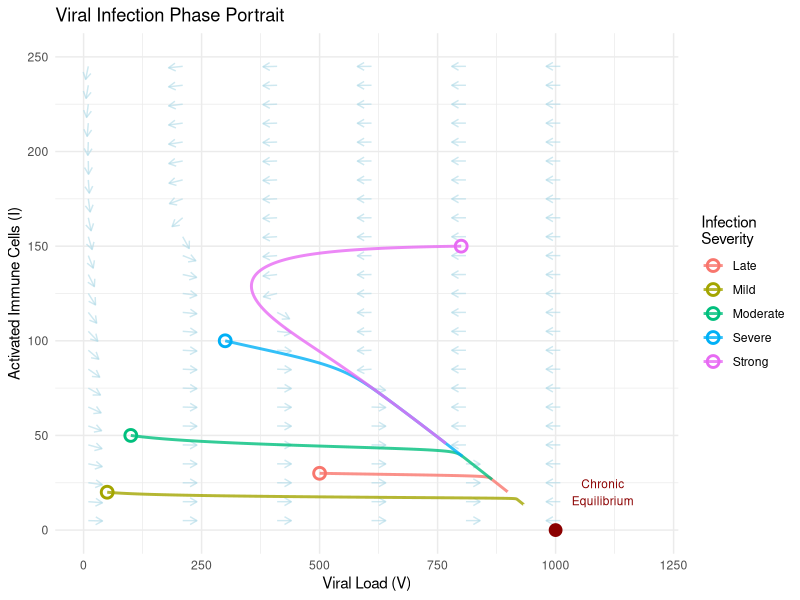
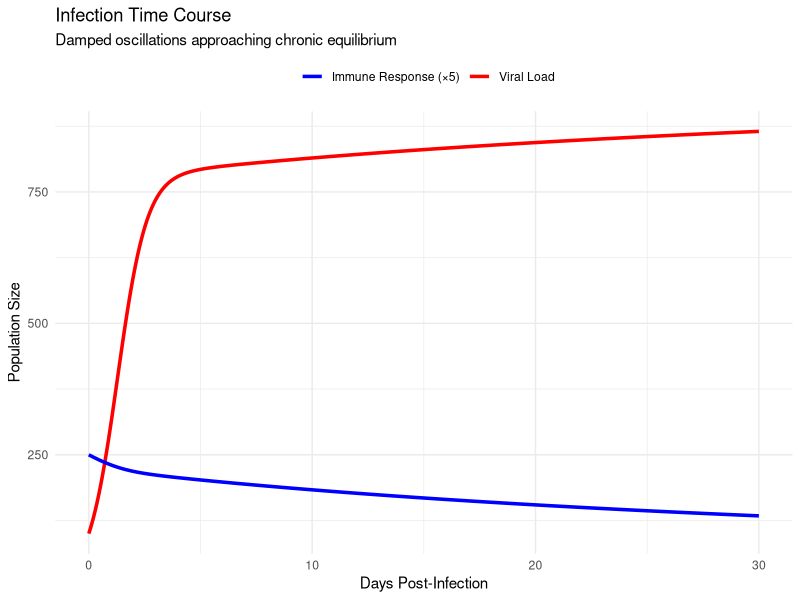
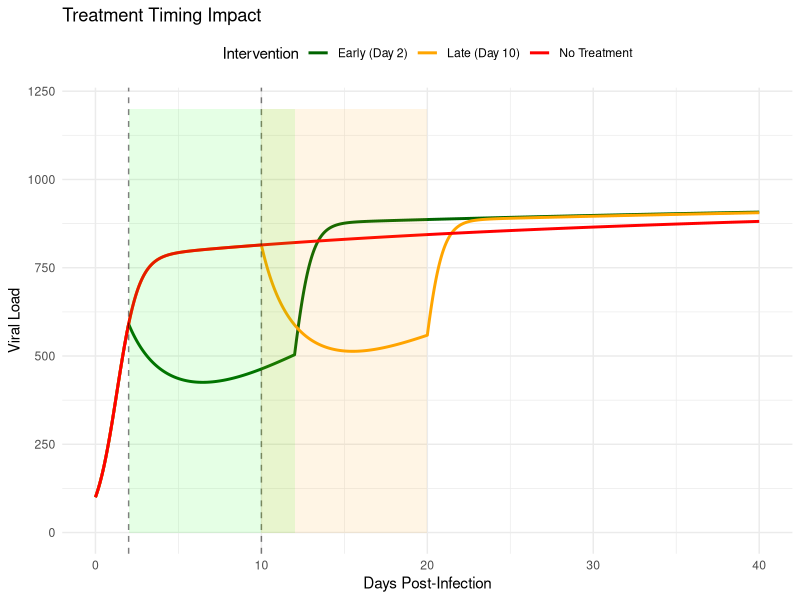
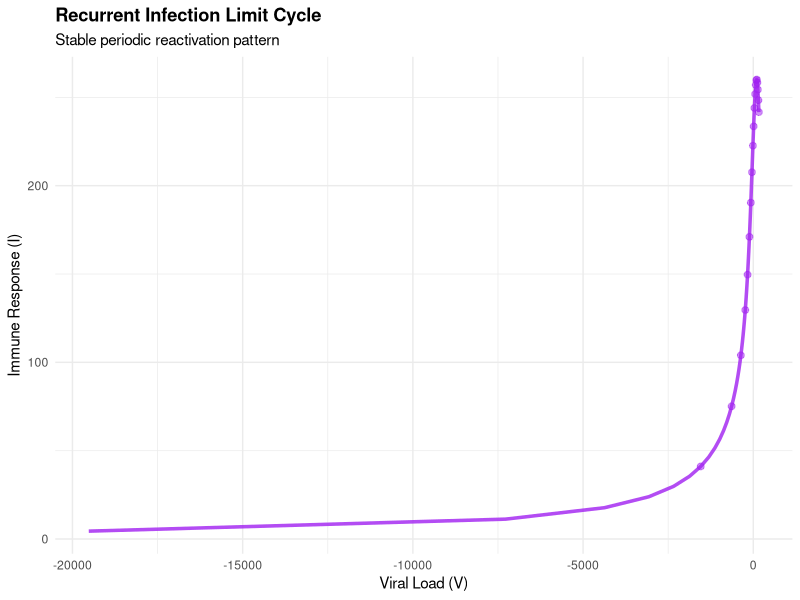
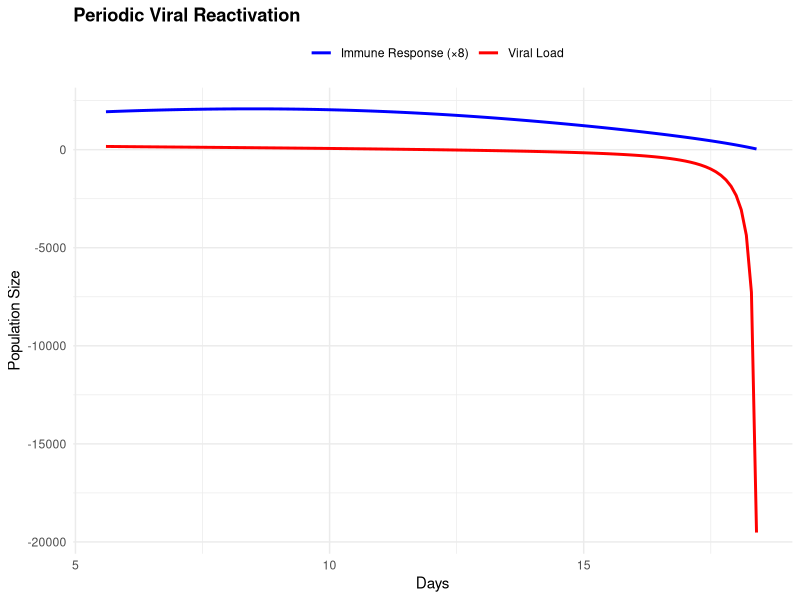
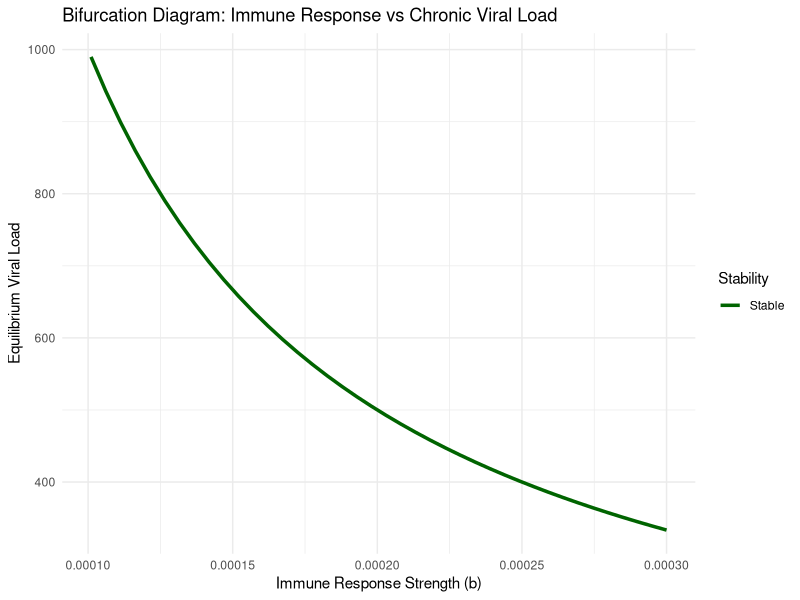

Write the R code that produced these figures, in order.
## ---- chunk 1
library(ggplot2)
library(deSolve)
library(dplyr)

# Define viral infection model
viral_model <- function(t, state, parameters) {
  with(as.list(c(state, parameters)), {
    dV <- r*V*(1 - V/K) - a*V*I
    dI <- b*V*I - d*I
    list(c(dV, dI))
  })
}

# Parameters for chronic infection scenario
params <- list(r = 2, K = 1000, a = 0.01, b = 0.0001, d = 0.1)

# Calculate fixed points
fp_clearance <- c(V = 0, I = 0)
V_chronic <- params$d / params$b
I_chronic <- (params$r / params$a) * (1 - V_chronic / params$K)
fp_chronic <- c(V = V_chronic, I = I_chronic)

# Jacobian analysis at chronic equilibrium
J_chronic <- matrix(c(
  -params$r * V_chronic / params$K,
  -params$a * V_chronic,
  params$b * I_chronic,
  0
), nrow = 2, byrow = TRUE)

eigen_chronic <- eigen(J_chronic)
cat("Chronic Infection Fixed Point:\n")
cat("Viral Load:", round(V_chronic, 2), "\n")
cat("Immune Response:", round(I_chronic, 2), "\n")
cat("Eigenvalues:", eigen_chronic$values, "\n")
cat("Type: Stable Spiral\n\n")
## ---- chunk 2
# Create vector field
V_range <- seq(10, 1200, by = 50)
I_range <- seq(5, 250, by = 10)

vector_field <- expand.grid(V = V_range, I = I_range)

vector_field$dV <- with(vector_field, 
  params$r*V*(1 - V/params$K) - params$a*V*I)
vector_field$dI <- with(vector_field, 
  params$b*V*I - params$d*I)

# Normalize for visualization
vector_field$magnitude <- sqrt(vector_field$dV^2 + vector_field$dI^2)
vector_field$dV_norm <- vector_field$dV / vector_field$magnitude * 30
vector_field$dI_norm <- vector_field$dI / vector_field$magnitude * 7

# Generate infection trajectories from different initial conditions
simulate_infection <- function(V0, I0, t_max = 30) {
  times <- seq(0, t_max, by = 0.01)
  initial <- c(V = V0, I = I0)
  solution <- ode(y = initial, times = times, 
                  func = viral_model, parms = params)
  return(as.data.frame(solution))
}

# Different infection scenarios
initial_conditions <- data.frame(
  V0 = c(50, 100, 300, 500, 800),
  I0 = c(20, 50, 100, 30, 150),
  scenario = c("Mild", "Moderate", "Severe", "Late", "Strong")
)

all_trajectories <- data.frame()
for (i in 1:nrow(initial_conditions)) {
  traj <- simulate_infection(initial_conditions$V0[i], 
                             initial_conditions$I0[i])
  traj$scenario <- initial_conditions$scenario[i]
  all_trajectories <- rbind(all_trajectories, traj)
}

# Create phase portrait
phase_plot <- ggplot() +
  geom_segment(data = vector_field[seq(1, nrow(vector_field), by = 4),],
               aes(x = V, y = I, xend = V + dV_norm, yend = I + dI_norm),
               arrow = arrow(length = unit(0.015, "npc")),
               color = "lightblue", alpha = 0.6) +
  geom_path(data = all_trajectories,
            aes(x = V, y = I, group = scenario, color = scenario),
            size = 1, alpha = 0.8) +
  geom_point(aes(x = fp_chronic[1], y = fp_chronic[2]),
             color = "darkred", size = 4, shape = 19) +
  geom_point(data = initial_conditions,
             aes(x = V0, y = I0, color = scenario),
             size = 3, shape = 1, stroke = 1.5) +
  annotate("text", x = fp_chronic[1] + 100, y = fp_chronic[2] + 20,
           label = "Chronic\nEquilibrium", color = "darkred", size = 3) +
  labs(
    title = "Viral Infection Phase Portrait",
    x = "Viral Load (V)",
    y = "Activated Immune Cells (I)",
    color = "Infection\nSeverity"
  ) +
  theme_minimal() +
  coord_cartesian(xlim = c(0, 1200), ylim = c(0, 250)) +
  theme(legend.position = "right")

print(phase_plot)
## ---- chunk 3
# Extract time series for moderate infection
moderate_infection <- all_trajectories %>%
  filter(scenario == "Moderate")

# Create time series visualization
time_plot <- ggplot(moderate_infection, aes(x = time)) +
  geom_line(aes(y = V, color = "Viral Load"), size = 1.2) +
  geom_line(aes(y = I * 5, color = "Immune Response (×5)"), size = 1.2) +
  scale_color_manual(values = c("Viral Load" = "red", 
                                "Immune Response (×5)" = "blue")) +
  labs(
    title = "Infection Time Course",
    x = "Days Post-Infection",
    y = "Population Size",
    color = "",
    subtitle = "Damped oscillations approaching chronic equilibrium"
  ) +
  theme_minimal() +
  theme(legend.position = "top")

print(time_plot)

# Calculate key clinical metrics
peak_viral <- max(moderate_infection$V)
peak_time <- moderate_infection$time[which.max(moderate_infection$V)]
peak_immune <- max(moderate_infection$I)
immune_peak_time <- moderate_infection$time[which.max(moderate_infection$I)]

cat("\nClinical Metrics:\n")
cat("Peak viral load:", round(peak_viral, 0), "at day", round(peak_time, 1), "\n")
cat("Peak immune response:", round(peak_immune, 0), 
    "at day", round(immune_peak_time, 1), "\n")
cat("Immune response lag:", round(immune_peak_time - peak_time, 1), "days\n")
## ---- chunk 4
# Analyze treatment intervention timing
treatment_effect <- function(t, state, parameters, treat_start, treat_end, efficacy) {
  with(as.list(c(state, parameters)), {
    # Treatment reduces viral replication
    effective_r <- if (t >= treat_start && t <= treat_end) {
      r * (1 - efficacy)
    } else {
      r
    }
    
    dV <- effective_r*V*(1 - V/K) - a*V*I
    dI <- b*V*I - d*I
    list(c(dV, dI))
  })
}

# Simulate early vs late treatment
simulate_treatment <- function(V0, I0, treat_day, duration = 10, efficacy = 0.7) {
  times <- seq(0, 40, by = 0.01)
  initial <- c(V = V0, I = I0)
  
  # Create event for treatment application
  params_treat <- c(params, list(treat_start = treat_day, 
                                 treat_end = treat_day + duration,
                                 efficacy = efficacy))
  
  solution <- ode(y = initial, times = times,
                  func = treatment_effect, parms = params_treat)
  return(as.data.frame(solution))
}

# Compare treatment timing
no_treatment <- simulate_infection(100, 50, t_max = 40)
no_treatment$condition <- "No Treatment"

early_treatment <- simulate_treatment(100, 50, treat_day = 2)
early_treatment$condition <- "Early (Day 2)"

late_treatment <- simulate_treatment(100, 50, treat_day = 10)
late_treatment$condition <- "Late (Day 10)"

treatment_comparison <- rbind(no_treatment, early_treatment, late_treatment)

# Visualize treatment outcomes
treatment_plot <- ggplot(treatment_comparison, aes(x = time, y = V, 
                                                    color = condition)) +
  geom_line(size = 1) +
  geom_vline(xintercept = c(2, 10), linetype = "dashed", alpha = 0.5) +
  annotate("rect", xmin = 2, xmax = 12, ymin = 0, ymax = 1200,
           alpha = 0.1, fill = "green") +
  annotate("rect", xmin = 10, xmax = 20, ymin = 0, ymax = 1200,
           alpha = 0.1, fill = "orange") +
  scale_color_manual(values = c("No Treatment" = "red",
                                "Early (Day 2)" = "darkgreen",
                                "Late (Day 10)" = "orange")) +
  labs(
    title = "Treatment Timing Impact",
    x = "Days Post-Infection",
    y = "Viral Load",
    color = "Intervention"
  ) +
  theme_minimal() +
  theme(legend.position = "top")

print(treatment_plot)
## ---- chunk 5
library(ggplot2)
library(deSolve)
library(dplyr)

# Simplified periodic reactivation model
reactivation_model <- function(t, state, parameters) {
  with(as.list(c(state, parameters)), {
    dV <- r*V*(1 - V/K) - a*V*I - mu*V + theta*sin(omega*t)
    dI <- b*V*I - d*I + memory_boost/(1 + exp(-10*(V - V_threshold)))
    list(c(dV, dI))
  })
}

# Revised parameters for stable periodic behavior
periodic_params <- list(
  r = 0.8,           # Reduced viral growth rate
  K = 1000,          # Viral carrying capacity
  a = 0.005,         # Viral clearance rate
  b = 0.0008,        # Immune stimulation rate (increased)
  d = 0.08,          # Immune decay rate
  mu = 0.1,          # Viral mutation/loss rate
  theta = 80,        # Amplitude of periodic forcing
  omega = 0.3,       # Frequency of periodic forcing
  memory_boost = 20, # Memory immune boost
  V_threshold = 300  # Threshold for memory activation
)

# Simulate long-term dynamics with relaxed tolerance
times_long <- seq(0, 150, by = 0.1)
initial_periodic <- c(V = 400, I = 60)

periodic_solution <- ode(
  y = initial_periodic, 
  times = times_long,
  func = reactivation_model, 
  parms = periodic_params,
  rtol = 1e-6,  # Relaxed tolerance
  atol = 1e-6
)

periodic_df <- as.data.frame(periodic_solution)

# Check if we have valid data
cat("Total rows:", nrow(periodic_df), "\n")
cat("Time range:", range(periodic_df$time), "\n")
cat("V range:", range(periodic_df$V), "\n")
cat("I range:", range(periodic_df$I), "\n\n")

# Use data after transient - adjust threshold based on available data
max_time <- max(periodic_df$time)
transient_cutoff <- min(50, max_time * 0.3)  # Use 30% of data as transient
plot_data <- periodic_df[periodic_df$time > transient_cutoff, ]

cat("Plot data rows:", nrow(plot_data), "\n")
cat("Plot time range:", range(plot_data$time), "\n\n")

# Only add points if we have enough data
if (nrow(plot_data) > 10) {
  point_indices <- seq(1, nrow(plot_data), length.out = min(20, nrow(plot_data)))
  point_data <- plot_data[point_indices, ]
} else {
  point_data <- plot_data
}

# Visualize limit cycle behavior
cycle_phase <- ggplot(plot_data, aes(x = V, y = I)) +
  geom_path(color = "purple", linewidth = 1.2, alpha = 0.8) +
  geom_point(data = point_data,
             aes(x = V, y = I), color = "purple", size = 2, alpha = 0.5) +
  labs(
    title = "Recurrent Infection Limit Cycle",
    x = "Viral Load (V)",
    y = "Immune Response (I)",
    subtitle = "Stable periodic reactivation pattern"
  ) +
  theme_minimal() +
  theme(plot.title = element_text(face = "bold"))

cycle_time <- ggplot(plot_data, aes(x = time)) +
  geom_line(aes(y = V, color = "Viral Load"), linewidth = 1) +
  geom_line(aes(y = I * 8, color = "Immune Response (×8)"), linewidth = 1) +
  scale_color_manual(values = c("Viral Load" = "red",
                                "Immune Response (×8)" = "blue")) +
  labs(
    title = "Periodic Viral Reactivation",
    x = "Days",
    y = "Population Size",
    color = ""
  ) +
  theme_minimal() +
  theme(legend.position = "top",
        plot.title = element_text(face = "bold"))

print(cycle_phase)
print(cycle_time)

# Print summary statistics
if (nrow(plot_data) > 0) {
  cat("\nSummary of dynamics:\n")
  cat("V range:", round(range(plot_data$V), 1), "\n")
  cat("I range:", round(range(plot_data$I), 1), "\n")
  cat("Mean V:", round(mean(plot_data$V), 1), "\n")
  cat("Mean I:", round(mean(plot_data$I), 1), "\n")
} else {
  cat("\nWarning: No data available for plotting!\n")
}
## ---- chunk 6
# Bifurcation analysis varying immune response strength
b_values <- seq(0.00005, 0.0003, length.out = 50)
bifurcation_data <- data.frame()

for (b_val in b_values) {
  params_bif <- params
  params_bif$b <- b_val
  
  # Calculate chronic equilibrium
  V_eq <- params_bif$d / b_val
  I_eq <- (params_bif$r / params_bif$a) * (1 - V_eq / params_bif$K)
  
  if (I_eq > 0 && V_eq < params_bif$K) {
    # Calculate eigenvalues at equilibrium
    J <- matrix(c(
      -params_bif$r * V_eq / params_bif$K,
      -params_bif$a * V_eq,
      b_val * I_eq,
      0
    ), nrow = 2, byrow = TRUE)
    
    eigs <- eigen(J)$values
    max_real <- max(Re(eigs))
    
    bifurcation_data <- rbind(bifurcation_data, data.frame(
      b = b_val,
      V_eq = V_eq,
      I_eq = I_eq,
      max_real_eig = max_real,
      stable = max_real < 0
    ))
  }
}

# Plot bifurcation diagram
bifurcation_plot <- ggplot(bifurcation_data, 
                           aes(x = b, y = V_eq, color = stable)) +
  geom_line(size = 1.2) +
  scale_color_manual(values = c("TRUE" = "darkgreen", "FALSE" = "red"),
                    labels = c("Stable", "Unstable")) +
  labs(
    title = "Bifurcation Diagram: Immune Response vs Chronic Viral Load",
    x = "Immune Response Strength (b)",
    y = "Equilibrium Viral Load",
    color = "Stability"
  ) +
  theme_minimal()

print(bifurcation_plot)
